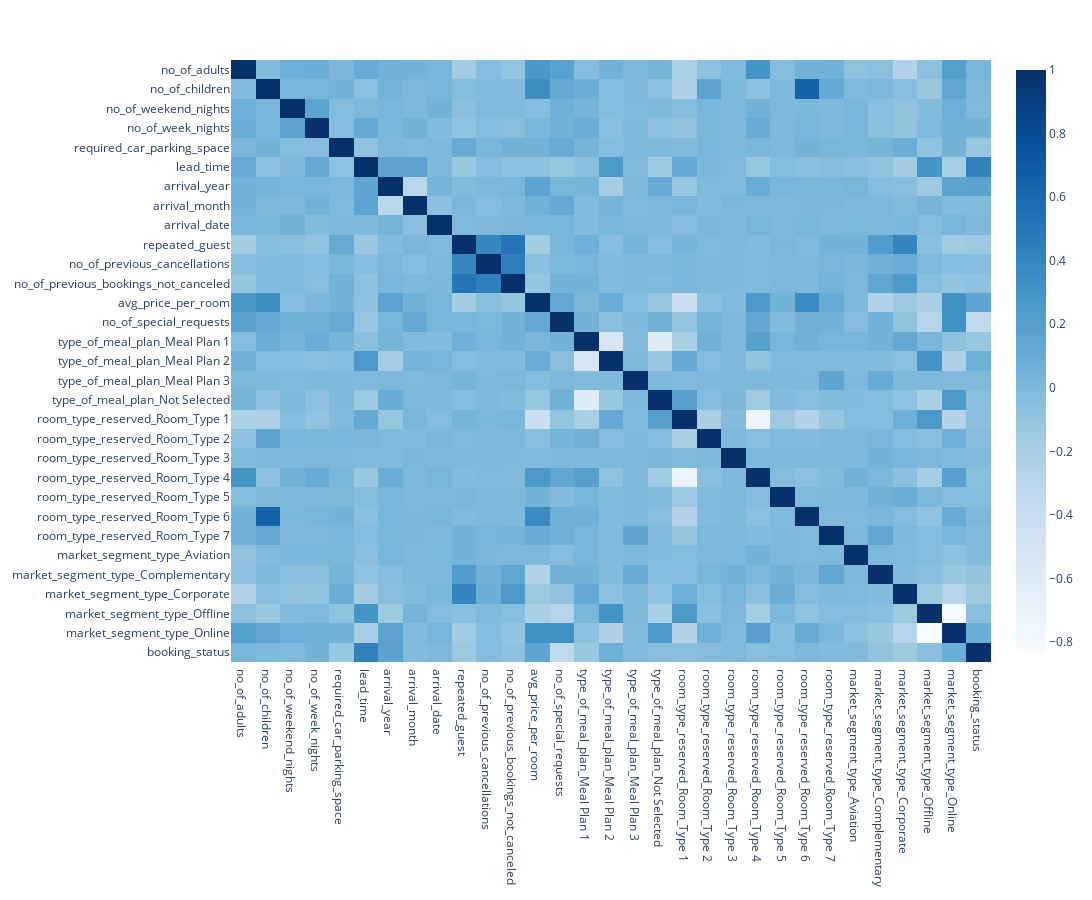

This figure's notebook cell:
### Markdown cell above
## Matriz de correlação

### Code cell
correlation = pd.concat([x_train, y_train], axis=1).corr()
px.imshow(correlation, aspect=2, height=900, width=1440, color_continuous_scale="blues")

### Figure 1 — Plotly figure (JSON) as saved in the notebook; plotly's stock layout.template omitted (floating-point values rounded to 4 significant figures; data arrays with more than 128 entries replaced by an {"elided": "..."} marker saying what was removed)
{"data": [{"coloraxis": "coloraxis", "hovertemplate": "x: %{x}<br>y: %{y}<br>color: %{z}<extra></extra>", "name": "0", "type": "heatmap", "x": ["no_of_adults", "no_of_children", "no_of_weekend_nights", "no_of_week_nights", "required_car_parking_space", "lead_time", "arrival_year", "arrival_month", "arrival_date", "repeated_guest", "no_of_previous_cancellations", "no_of_previous_bookings_not_canceled", "avg_price_per_room", "no_of_special_requests", "type_of_meal_plan_Meal Plan 1", "type_of_meal_plan_Meal Plan 2", "type_of_meal_plan_Meal Plan 3", "type_of_meal_plan_Not Selected", "room_type_reserved_Room_Type 1", "room_type_reserved_Room_Type 2", "room_type_reserved_Room_Type 3", "room_type_reserved_Room_Type 4", "room_type_reserved_Room_Type 5", "room_type_reserved_Room_Type 6", "room_type_reserved_Room_Type 7", "market_segment_type_Aviation", "market_segment_type_Complementary", "market_segment_type_Corporate", "market_segment_type_Offline", "market_segment_type_Online", "booking_status"], "xaxis": "x", "y": ["no_of_adults", "no_of_children", "no_of_weekend_nights", "no_of_week_nights", "required_car_parking_space", "lead_time", "arrival_year", "arrival_month", "arrival_date", "repeated_guest", "no_of_previous_cancellations", "no_of_previous_bookings_not_canceled", "avg_price_per_room", "no_of_special_requests", "type_of_meal_plan_Meal Plan 1", "type_of_meal_plan_Meal Plan 2", "type_of_meal_plan_Meal Plan 3", "type_of_meal_plan_Not Selected", "room_type_reserved_Room_Type 1", "room_type_reserved_Room_Type 2", "room_type_reserved_Room_Type 3", "room_type_reserved_Room_Type 4", "room_type_reserved_Room_Type 5", "room_type_reserved_Room_Type 6", "room_type_reserved_Room_Type 7", "market_segment_type_Aviation", "market_segment_type_Complementary", "market_segment_type_Corporate", "market_segment_type_Offline", "market_segment_type_Online", "booking_status"], "yaxis": "y", "z": {"elided": "31x31 float values"}}], "layout": {"coloraxis": {"colorscale": [[0, "rgb(247,251,255)"], [0.125, "rgb(222,235,247)"], [0.25, "rgb(198,219,239)"], [0.375, "rgb(158,202,225)"], [0.5, "rgb(107,174,214)"], [0.625, "rgb(66,146,198)"], [0.75, "rgb(33,113,181)"], [0.875, "rgb(8,81,156)"], [1, "rgb(8,48,107)"]]}, "height": 900, "margin": {"t": 60}, "width": 1440, "xaxis": {"anchor": "y", "domain": [0, 1]}, "yaxis": {"anchor": "x", "autorange": "reversed", "domain": [0, 1]}}}
